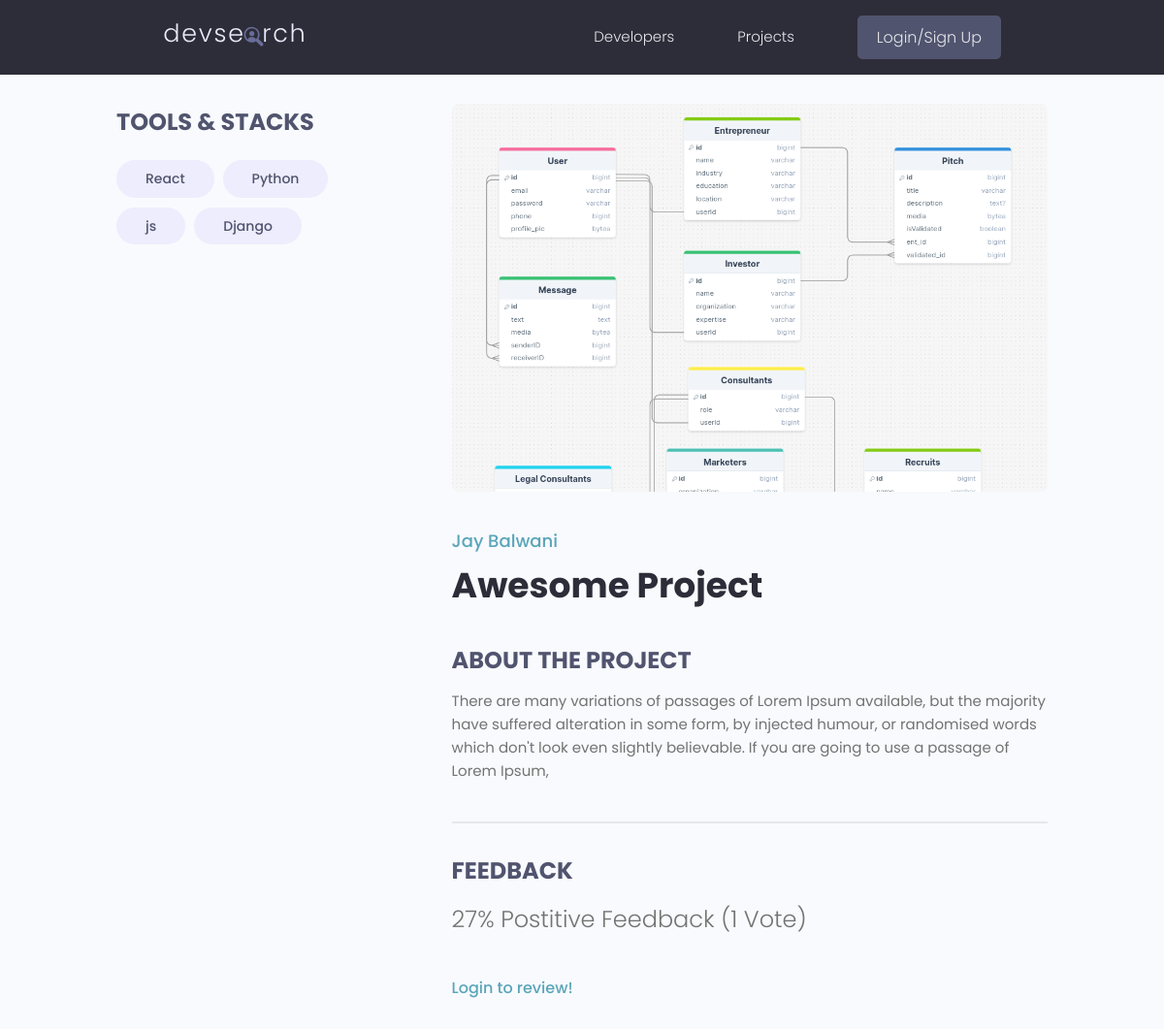
The page /projects/project/2ee08377-19d2-477f-abc8-70009c4707e3/ on the database as committed earlier.
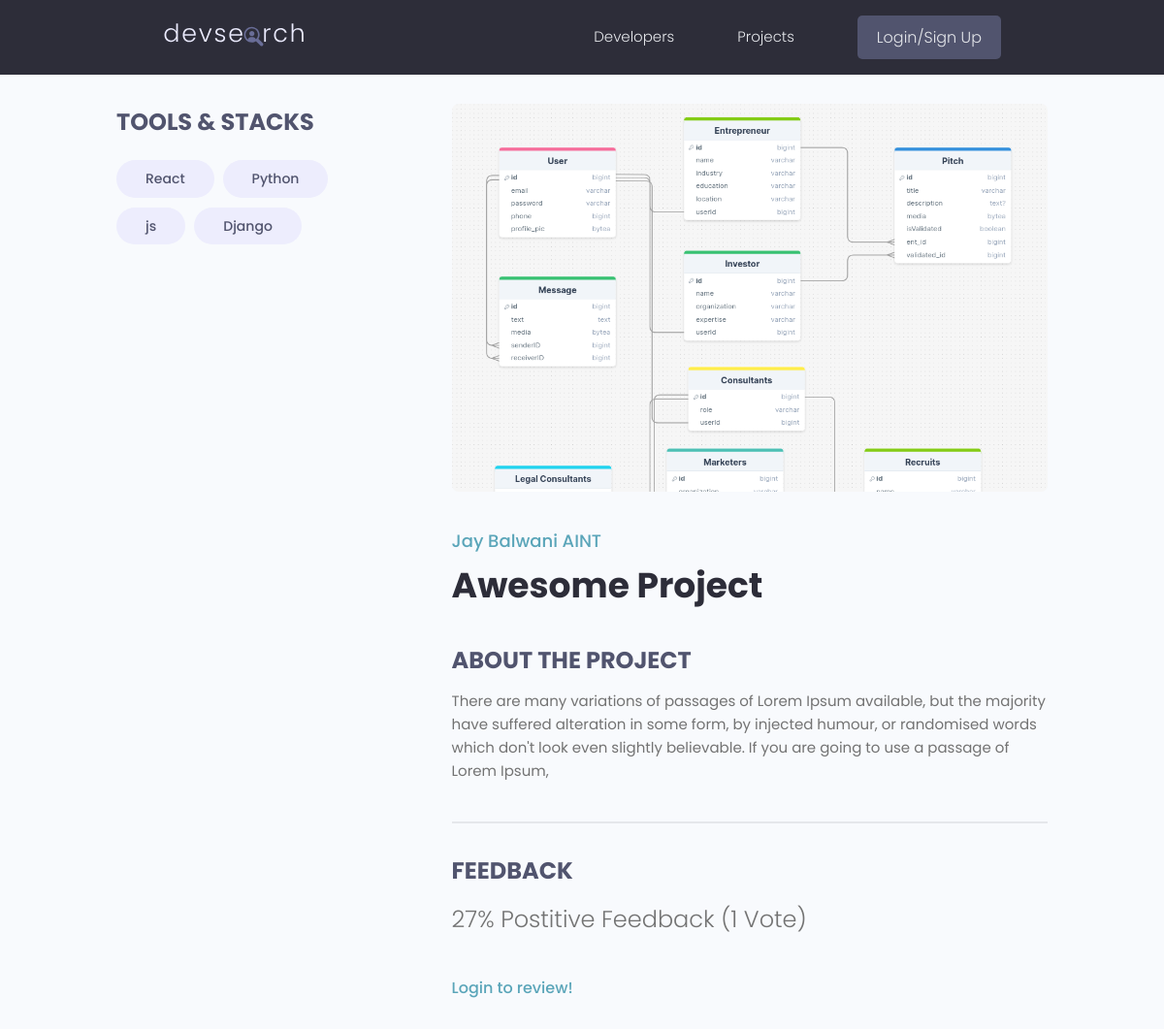
The same page on the database as committed later.
### projects/models.py (models this page shows, shortened)
class Project(models.Model):
    owner = models.ForeignKey(Profile, null=True, blank=True, on_delete=models.SET_NULL)
    title = models.CharField(max_length=200)
    image = models.ImageField(null=True, blank=True, default="default.jpg")
    description = models.TextField(null=True, blank=True)
    demo_link = models.CharField(max_length=2000, null=True, blank=True)
    source_link = models.CharField(max_length=2000, null=True, blank=True)
    tags = models.ManyToManyField('Tag', blank=True)
    vote_total = models.IntegerField(default=0, null=True, blank=True)
    vote_ratio = models.IntegerField(default=0, null=True, blank=True)
    created = models.DateTimeField(auto_now_add=True)
    id = models.UUIDField(default=uuid.uuid4, primary_key=True, unique=True, editable=False)
    @property
    def reviewers(self):
        queryset = self.review_set.all().values_list('owner__id', flat=True)
        return queryset
    class Meta:
        ordering = ['-vote_ratio', '-vote_total', 'title']

### users/models.py (models this page shows, shortened)
class Profile(models.Model):
    user = models.OneToOneField(User, null=True, blank=True, on_delete=models.CASCADE)
    username = models.CharField(max_length=50, null=True, blank=True)
    location = models.CharField(max_length=50, null=True, blank=True)
    name = models.CharField(max_length=200, null=True, blank=True)
    email = models.EmailField(max_length=200, null=True, blank=True)
    short_intro = models.CharField(max_length=200, null=True, blank=True)
    bio = models.TextField(null=True, blank=True)
    profile_pic = models.ImageField(null=True, blank=True, upload_to='profiles/', default='profiles/user-default.png')
    social_github = models.CharField(max_length=200, null=True, blank=True)
    social_twitter = models.CharField(max_length=200, null=True, blank=True)
    social_linkedin = models.CharField(max_length=200, null=True, blank=True)
    social_youtube = models.CharField(max_length=200, null=True, blank=True)
    social_website = models.CharField(max_length=200, null=True, blank=True)
    created = models.DateTimeField(auto_now_add=True)
    id = models.UUIDField(default=uuid.uuid4, primary_key=True, unique=True, editable=False)

### projects/views.py (the view, shortened to what this page needs)
# urls.py: path('project/<str:pk>/', views.project, name = 'project'),
def project(request, pk):
    project = Project.objects.get(id=pk)
    form = ReviewForm()
    tags = project.tags.all()
    return render(request, 'projects/single-project.html', {'project':project, 'tags':tags, 'form': form})

### projects/models.py (called while the page is built)
    def __str__(self):
        return self.name

### projects/templates/projects/single-project.html (shortened to what this page needs)
{% extends 'main.html' %}
{% block content %}
<main class="singleProject my-md">
    <div class="container">
      <div class="layout">
        <div class="column column--1of3">
          <h3 class="singleProject__subtitle">Tools & Stacks</h3>
          <div class="singleProject__toolStack">
            {% for tag in tags %}
            <span class="tag tag--pill tag--sub tag--lg">
              <small>{{tag}}</small>
            </span>
            {% endfor %}
          </div>
        </div>
        <div class="column column--2of3">
          <img class="singleProject__preview" src="{{project.image.url}}" alt="portfolio thumbnail" />
          <a href="profile.html" class="singleProject__developer">{{project.owner.name}}</a>
          <h2 class="singleProject__title">{{project.title}}</h2>
          <h3 class="singleProject__subtitle">About the Project</h3>
          <div class="singleProject__info">
            {{project.description}}
          </div>
          <div class="comments">
            <h3 class="singleProject__subtitle">Feedback</h3>
            <h5 class="project--rating">
              {{project.vote_ratio}}% Postitive Feedback ({{project.vote_total}} Vote{{project.vote_total|pluralize:"s"}})
            </h5>
            {% if request.user.profile.id in project.reviewers %}
              <p>You have already created a review!</p>
            {% elif request.user.profile == project.owner %}
              <p>You cannot review your own project!</p>
            {% else %}
              <p><a href="{% url 'login' %}?next={{request.path}}">Login to review!</a></p>
            {% endif %}
          </div>
        </div>
      </div>
    </div>
  </main>
{% endblock %}

Rows that differ between the two databases and show on the page:
changed through a linked row, Project "Awesome Project": owner.name "Jay Balwani" → "Jay Balwani AINT"
